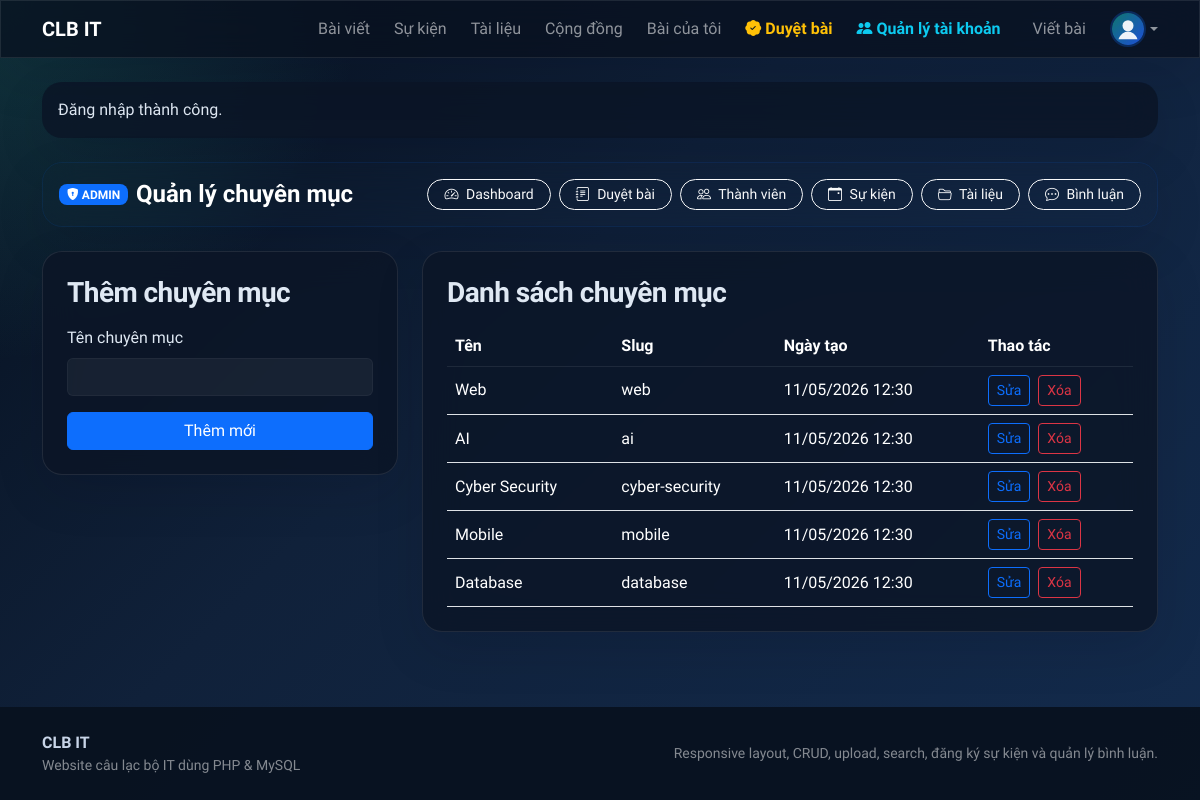
Screenshot of /admin/categories.php (signed in) with the database file from the repository.
### tables this page shows
CREATE TABLE categories (
    id INT AUTO_INCREMENT PRIMARY KEY,
    name VARCHAR(100) NOT NULL UNIQUE,
    slug VARCHAR(120) NOT NULL UNIQUE,
    created_at TIMESTAMP DEFAULT CURRENT_TIMESTAMP,
    updated_at TIMESTAMP DEFAULT CURRENT_TIMESTAMP ON UPDATE CURRENT_TIMESTAMP
);

### includes/functions.php (called while the page is built, shortened)
<?php
function e(?string $value): string
{
    return htmlspecialchars((string) $value, ENT_QUOTES, 'UTF-8');
}
function format_datetime(?string $value): string
{
    return date('d/m/Y H:i', strtotime($value));
}

### config/database.php (called while the page is built, shortened)
<?php
function db(): PDO
{
    static $pdo = null;
    if ($pdo instanceof PDO) {
        return $pdo;
    }
    $dsn = 'mysql:host=' . DB_HOST . ';dbname=' . DB_NAME . ';charset=utf8mb4';
    $pdo = new PDO($dsn, DB_USER, DB_PASS, [
        PDO::ATTR_ERRMODE => PDO::ERRMODE_EXCEPTION,
        PDO::ATTR_DEFAULT_FETCH_MODE => PDO::FETCH_ASSOC,
        PDO::ATTR_EMULATE_PREPARES => false,
    ]);
    return $pdo;
}

### admin/categories.php (the view, shortened to what this page needs)
<?php
require_once __DIR__ . '/../config/database.php';
require_once __DIR__ . '/../includes/functions.php';
$editCategory = null;
$categories = db()->query('SELECT * FROM categories ORDER BY created_at DESC')->fetchAll();
require_once __DIR__ . '/../includes/header.php';
?>
<div class="row g-4">
    <div class="col-lg-4">
        <div class="clubit-card p-4">
            <h3 class="section-title mb-3"><?php echo $editCategory ? 'Sửa chuyên mục' : 'Thêm chuyên mục'; ?></h3>
            <form method="post" class="row g-3">
                <div class="col-12">
                    <label class="form-label">Tên chuyên mục</label>
                    <input type="text" name="name" class="form-control" value="<?php echo e((string) ($editCategory['name'] ?? '')); ?>" required>
                </div>
                <div class="col-12 d-grid">
                    <button class="btn btn-primary"><?php echo $editCategory ? 'Cập nhật' : 'Thêm mới'; ?></button>
                </div>
            </form>
        </div>
    </div>
    <div class="col-lg-8">
        <div class="clubit-card p-4">
            <h3 class="section-title mb-3">Danh sách chuyên mục</h3>
            <div class="table-responsive">
                <table class="table table-clubit align-middle mb-0">
                    <thead>
                        <tr>
                            <th>Tên</th>
                            <th>Slug</th>
                            <th>Ngày tạo</th>
                            <th>Thao tác</th>
                        </tr>
                    </thead>
                    <tbody>
                        <?php foreach ($categories as $category): ?>
                            <tr>
                                <td><?php echo e($category['name']); ?></td>
                                <td><?php echo e($category['slug']); ?></td>
                                <td><?php echo e(format_datetime($category['created_at'])); ?></td>
                                <td class="d-flex gap-2 flex-wrap">
                                    <a class="btn btn-outline-primary btn-sm" href="?edit=<?php echo (int) $category['id']; ?>">Sửa</a>
                                    <form method="post" onsubmit="return confirm('Xóa chuyên mục này?');">
                                        <button class="btn btn-outline-danger btn-sm">Xóa</button>
                                    </form>
                                </td>
                            </tr>
                        <?php endforeach; ?>
                    </tbody>
                </table>
            </div>
        </div>
    </div>
</div>
<?php require_once __DIR__ . '/../includes/footer.php'; ?>

### assets/css/app.css (style rules this page uses)
:root, [data-theme="dark"] { --clubit-bg: #07111f; --clubit-bg-gradient: radial-gradient(circle at top left, rgba(54, 194, 180, 0.2), transparent 25%), linear-gradient(135deg, #07111f 0%, #10213a 42%, #132b4d 100%); --clubit-surface: rgba(12, 21, 39, 0.84); --clubit-card: rgba(12, 21, 39, 0.82); --clubit-accent: #36c2b4; --clubit-accent-2: #1d4ed8; --clubit-text: #dfe8f3; --clubit-muted: #93a4ba; --clubit-border: rgba(255, 255, 255, 0.09); --clubit-nav-bg: rgba(8, 17, 31, 0.76); --clubit-dropdown-bg: #0c1527; --clubit-dropdown-color: #dfe8f3; --clubit-dropdown-border: rgba(255, 255, 255, 0.09); --clubit-dropdown-hover-bg: rgba(54, 194, 180, 0.16); --clubit-input-bg: rgba(255, 255, 255, 0.05); --clubit-input-border: rgba(255, 255, 255, 0.09); --clubit-input-color: #ffffff; --clubit-chat-msg-other: rgba(255, 255, 255, 0.05); --clubit-chat-msg-mine: rgba(54, 194, 180, 0.12); --clubit-chat-msg-other-border: rgba(255, 255, 255, 0.08); --clubit-chat-msg-mine-border: rgba(54, 194, 180, 0.22); }
* { box-sizing: border-box; }
body { font-family: 'Be Vietnam Pro', sans-serif; background: var(--clubit-bg-gradient); color: var(--clubit-text); transition: background 0.3s ease, color 0.3s ease; display: flex; flex-direction: column; min-height: 100vh; }
body.clubit-logged-in { background: var(--clubit-bg-gradient); color: var(--clubit-text); }
.navbar-glass, .clubit-card, .clubit-panel, .sidebar-glass { backdrop-filter: blur(18px); border: 1px solid var(--clubit-border); box-shadow: 0 18px 50px rgba(2, 8, 23, 0.12); transition: border-color 0.3s ease, box-shadow 0.3s ease; }
.clubit-card, .clubit-panel { background: var(--clubit-card); border-radius: 1.25rem; color: var(--clubit-text); }
.section-title { font-weight: 700; letter-spacing: -0.02em; }
.table-clubit { --bs-table-bg: transparent; color: inherit; }
.table-clubit thead th { color: white !important; border-bottom-color: rgba(255, 255, 255, 0.08); }
.table-clubit tbody td { color: white !important; }
body.clubit-logged-in .table-clubit tbody tr td { color: white !important; }
body.clubit-logged-in .table-clubit thead th { color: white !important; }
.form-control, .form-select { background-color: var(--clubit-input-bg) !important; border-color: var(--clubit-input-border) !important; color: var(--clubit-input-color) !important; transition: background-color 0.3s ease, border-color 0.3s ease, color 0.3s ease; }
.form-control::placeholder { color: var(--clubit-muted) !important; opacity: 0.75; }

### rows the page displays
categories: name "Web", slug "web", created_at "11/05/2026 12:30"
categories: name "AI", slug "ai", created_at "11/05/2026 12:30"
categories: name "Cyber Security", slug "cyber-security", created_at "11/05/2026 12:30"
categories: name "Mobile", slug "mobile", created_at "11/05/2026 12:30"
categories: name "Database", slug "database", created_at "11/05/2026 12:30"

### other values shown
APP_NAME "CLB IT"
$flash['message'] "Đăng nhập thành công."
$pageTitle "Quản lý chuyên mục"
